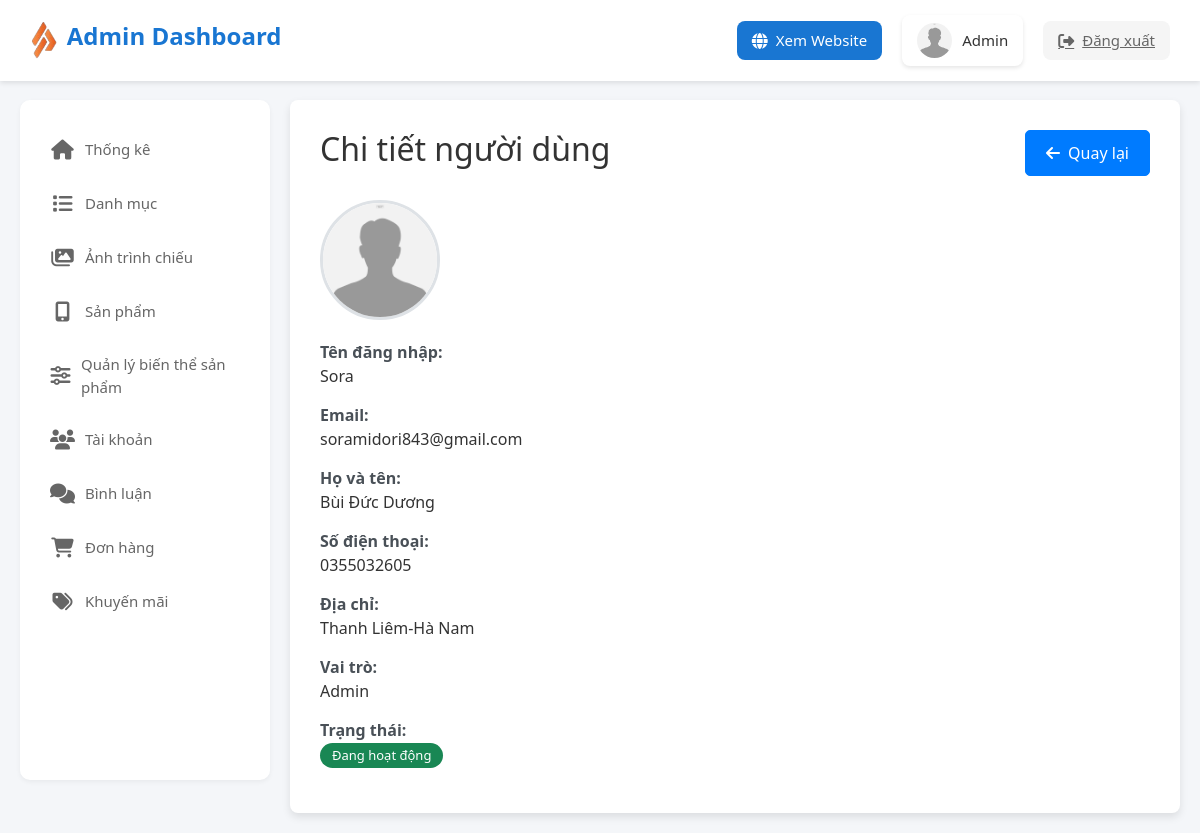
Before: /admin/index.php?action=viewUser&id=1 (signed in) with the older database file.
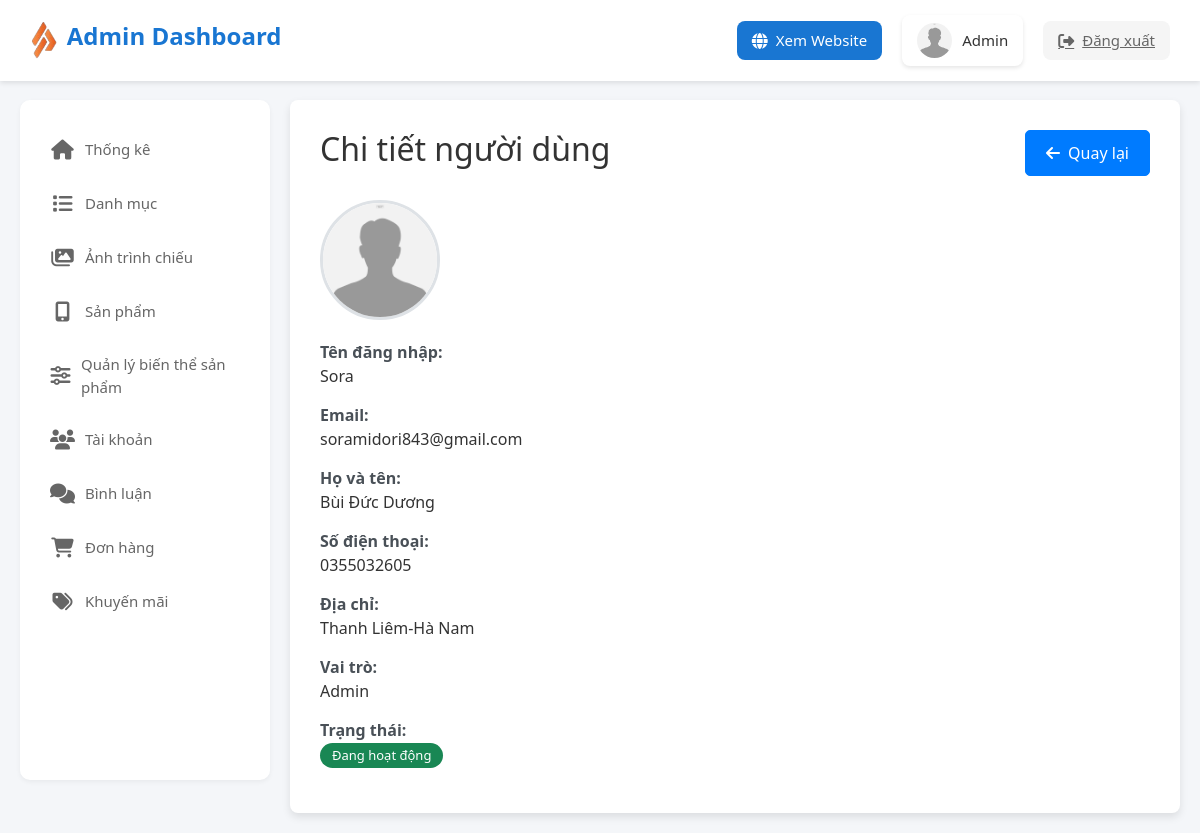
After: the same page with the newer database file.
### tables this page shows
CREATE TABLE `users` (
  `user_id` int(11) NOT NULL,
  `username` varchar(50) NOT NULL,
  `password` varchar(255) NOT NULL,
  `email` varchar(100) NOT NULL,
  `fullname` varchar(100) DEFAULT NULL,
  `phone` varchar(20) DEFAULT NULL,
  `address` text DEFAULT NULL,
  `avatar` varchar(255) DEFAULT NULL,
  `role_id` int(11) DEFAULT NULL,
  `status` tinyint(4) DEFAULT 1,
  `created_at` timestamp NOT NULL DEFAULT current_timestamp(),
  `birthday` date DEFAULT NULL,
  `gender` tinyint(1) DEFAULT NULL COMMENT '0: Nữ, 1: Nam'
);

CREATE TABLE `roles` (
  `role_id` int(11) NOT NULL,
  `role_name` varchar(50) NOT NULL,
  `description` text DEFAULT NULL,
  `created_at` timestamp NOT NULL DEFAULT current_timestamp()
);

### admin/commons/function.php (called while the page is built, shortened)
<?php
class MainModel {
    public function __construct() {
        $this->SUNNY = $this->connect_db();
    }
    public function connect_db() {
        try {
            $dsn = "mysql:host=" . DB_HOST . ";dbname=" . DB_NAME;
            $SUNNY = new PDO($dsn, DB_USER, DB_PASS, PDO_OPTIONS);
            return $SUNNY;
        } catch (PDOException $e) {
            error_log("Database Connection Error: " . $e->getMessage());
            throw new Exception("Không thể kết nối đến database");
        }
    }
}
try {
    $MainModel = new MainModel();
} catch (Exception $e) {
    error_log("MainModel initialization error: " . $e->getMessage());
    die("Không thể khởi tạo kết nối database");
}

### admin/models/userModel.php (called while the page is built, shortened)
<?php
class UserModel
{
    public static function getUserById($user_id)
    {
        global $MainModel;
        $sql = "SELECT u.*, r.role_name FROM users u
                LEFT JOIN roles r ON u.role_id = r.role_id
                WHERE u.user_id = ?";
        try {
            $stmt = $MainModel->SUNNY->prepare($sql);
            $stmt->execute([$user_id]);
            return $stmt->fetch(PDO::FETCH_ASSOC);
        } catch (PDOException $e) {
            echo "Lỗi khi lấy thông tin người dùng: " . $e->getMessage();
            return false;
        }
    }
}

### admin/views/user/user-detail.php (the view, shortened to what this page needs)
<!DOCTYPE html>
<html lang="vi">
<head>
    <link href="https://cdn.jsdelivr.net/npm/bootstrap@5.3.3/dist/css/bootstrap.min.css" rel="stylesheet">
    <link rel="stylesheet" href="https://cdnjs.cloudflare.com/ajax/libs/font-awesome/6.5.1/css/all.min.css">
</head>
<body>
    <?php include "./views/layout/header.php"; ?>
    <div class="main">
        <div class="sidebar">
            <?php include "./views/layout/sidebar.php"; ?>
        </div>
        <main>
            <div class="container">
                <div class="d-flex justify-content-between align-items-center mb-4">
                    <h2>Chi tiết người dùng</h2>
                    <a href="?action=user" class="btn btn-secondary">
                        <i class="fas fa-arrow-left"></i> Quay lại
                    </a>
                </div>
                <div class="avata">
                    <div>
                        <?php if (!empty($user['avatar'])): ?>
                        <img src="../<?= htmlspecialchars($user['avatar']) ?>" class="user-avatar" alt="Avatar"
                            onerror="this.src='../Uploads/User/nam.jpg'">
                        <?php else: ?>
                        <img src="../Uploads/User/nam.jpg" class="user-avatar" alt="Default Avatar">
                        <?php endif; ?>
                    </div>
                    <div class="info-item">
                        <div class="info-label">Tên đăng nhập:</div>
                        <div><?= htmlspecialchars($user['username']) ?></div>
                    </div>
                    <div class="info-item">
                        <div class="info-label">Email:</div>
                        <div><?= htmlspecialchars($user['email']) ?></div>
                    </div>
                    <div class="info-item">
                        <div class="info-label">Họ và tên:</div>
                        <div><?= htmlspecialchars($user['fullname'] ?? 'Chưa cập nhật') ?></div>
                    </div>
                    <div class="info-item">
                        <div class="info-label">Số điện thoại:</div>
                        <div><?= htmlspecialchars($user['phone'] ?? 'Chưa cập nhật') ?></div>
                    </div>
                    <div class="info-item">
                        <div class="info-label">Địa chỉ:</div>
                        <div><?= htmlspecialchars($user['address'] ?? 'Chưa cập nhật') ?></div>
                    </div>
                    <div class="info-item">
                        <div class="info-label">Vai trò:</div>
                        <div><?= htmlspecialchars($user['role_name']) ?></div>
                    </div>
                    <div class="info-item">
                        <div class="info-label">Trạng thái:</div>
                        <div>
                            <span class="badge <?= $user['status'] ? 'bg-success' : 'bg-danger' ?>">
                                <?= $user['status'] ? 'Đang hoạt động' : 'Ngừng hoạt động' ?>
                            </span>
                        </div>
                    </div>
                </div>
            </div>
        </main>
    </div>
</body>
</html>

Changed rows visible on the page:
changed users "Sora": avatar: picture removed
